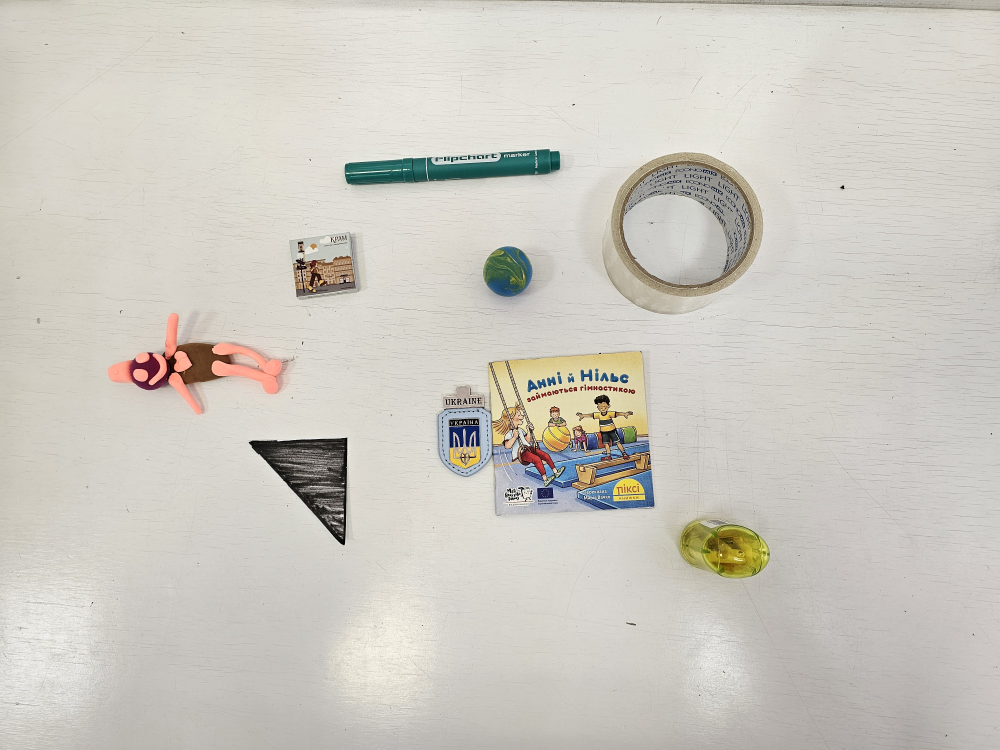
#> input picture data/task03_objects.jpg, 4000 x 3000 px (shown at 1/4 size)
$ jupyter execute Lab_1_Task03.ipynb
#> lines starting #> are read from the running program, lines starting #| are printed output that depends on the picture; after the words box and inside, x2 and y2 are one past the last pixel; in counts of white or black regions, pixels touching at a corner belong together
# Task 3

Importing the file

[cell 1]
# Cell 1 — imports and settings
from pathlib import Path
import time
import csv
import cv2
import numpy as np
import matplotlib.pyplot as plt

IMAGE_PATH = Path("data") / "task03_objects.jpg"
RESULTS_DIR = Path("results")
RESULTS_DIR.mkdir(exist_ok=True)
TARGET_WIDTH = 800
GROUND_TRUTH = 9          # counted by hand: clay figure, triangle, box, marker, ball,
                          # tape roll, badge, booklet, sharpener (badge touches booklet)
MIN_AREA = 300            # px; regions smaller than this are treated as noise (justified below)
print("OpenCV version:", cv2.__version__)
# the following cells shows there are
# Largest 12 region areas, px: [5893, 5238, 3671, 3168, 2282, 1803, 1404, 1330, 633, 314, 278, 159]
# As the object number is 9 considering first 9 largest areas the
# rest is noise.

Cell 2 — load, resize, grayscale, binarize (objects = white)

[cell 2]
image = cv2.imread(str(IMAGE_PATH), cv2.IMREAD_COLOR)
#> image is the input picture: shape (3000, 4000, 3); mean B, G, R 193.4, 201.5, 204.9
if image is None:
    raise FileNotFoundError(f"Could not read the image: {IMAGE_PATH}")
# From previous steps Resize the image to a fixed width while maintaining the aspect ratio,
#  convert it to grayscale, and apply Gaussian blur to reduce noise
h, w = image.shape[:2]
resized = cv2.resize(image, (TARGET_WIDTH, round(h * TARGET_WIDTH / w)), interpolation=cv2.INTER_AREA)
gray = cv2.cvtColor(resized, cv2.COLOR_BGR2GRAY)
gray_blur = cv2.GaussianBlur(gray, (5, 5), 0)

# applying Otsu's thresholding to convert the image to binary and saved the image as binary input

t_otsu, binary = cv2.threshold(gray_blur, 0, 255, cv2.THRESH_BINARY_INV + cv2.THRESH_OTSU)
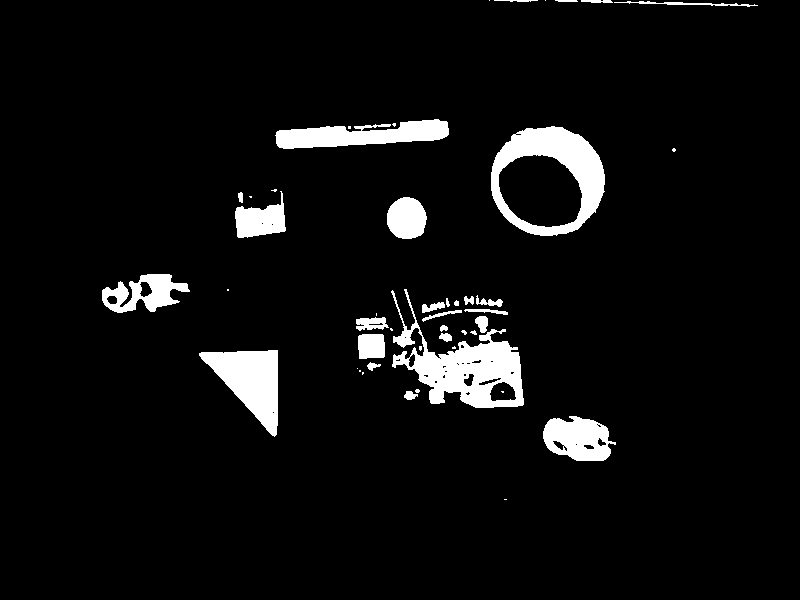
#> binary: shape (600, 800); 5.7% white; 47 white regions (19 under 20 px), largest, box (x1, y1, x2, y2) and area: (391, 289, 524, 408) 5893, (491, 126, 605, 236) 5238, (199, 350, 278, 437) 3671
#> t_otsu = 159
_ = cv2.imwrite(str(RESULTS_DIR / "task03_binary_input.png"), binary)

# Print some statistics about the image and the binary mask
print(f"Original {w} x {h} -> resized {resized.shape[1]} x {resized.shape[0]}")
#| Original 4000 x 3000 -> resized 800 x 600
print(f"Gray: mean {gray.mean():.1f}, std {gray.std():.1f} | Otsu T = {t_otsu:.0f}")
#| Gray: mean 201.5, std 28.3 | Otsu T = 159
print(f"White (object) pixels: {100 * cv2.countNonZero(binary) / binary.size:.1f}%")
#| White (object) pixels: 5.7%

Cell 3 — count regions before morphology + area distribution

[cell 3]
# defining function to count the number of connected components in the binary mask
# using binary image and minimum area threshold to filter out small regions
# As otsu turned the image in black and white,
#  we can use connected components to count the number of objects in the image
def count_objects(mask, min_area=MIN_AREA):
    """Number of white connected regions with area >= min_area, and total number of regions."""
    n, labels, stats, centroids = cv2.connectedComponentsWithStats(mask, connectivity=8)
    areas = stats[1:, cv2.CC_STAT_AREA]                 # skip label 0 = background
    return int((areas >= min_area).sum()), len(areas)
# cv2.connectedComponentsWithStats return
# labels, stats, centroids, and the number of connected components (n)
# Labels are number of seperated white objects,
#
n_obj, n_all = count_objects(binary)
#> in count_objects, `n, labels, stats, centroids = cv2.connectedComponentsWithStats(mask, c..`:
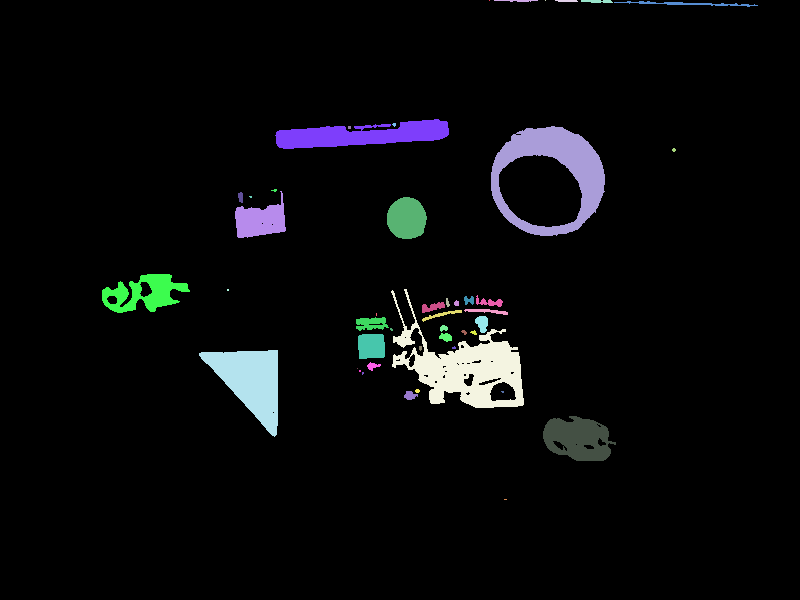
#> labels: shape (600, 800) int32; 48 distinct labels, from 0 to 47; one colour per label, 0 black
#> in count_objects, `n, labels, stats, centroids = cv2.connectedComponentsWithStats(mask, c..`: n = 48; stats = 48 rows, first 6: [0, 0, 800, 600, 452518], [489, 0, 1, 1, 1], [494, 0, 44, 2, 60], [545, 0, 1, 1, 1], [555, 0, 23, 2, 42], [581, 0, 32, 3, 79]; centroids = 48 pairs, first value 144.2 to 687.2, second value 0 to 499
#> in count_objects, `areas = stats[1:, cv2.CC_STAT_AREA]`: areas = 47 values, max 5893 at index 18, min 1 at index 0, mean 584.7
#> n_obj = 10; n_all = 47
areas = np.sort(cv2.connectedComponentsWithStats(binary, connectivity=8)[2][1:, cv2.CC_STAT_AREA])[::-1]
#> areas = 47 values, max 5893 at index 0, min 1 at index 44, mean 584.7
print(f"Before morphology: {n_all} regions in total, {n_obj} with area >= {MIN_AREA} px "
      f"(ground truth: {GROUND_TRUTH})")
#| Before morphology: 47 regions in total, 10 with area >= 300 px (ground truth: 9)
print("Largest 12 region areas, px:", areas[:12].tolist())
#| Largest 12 region areas, px: [5893, 5238, 3671, 3168, 2282, 1803, 1404, 1330, 633, 314, 278, 159]

# displaying the input image, binary mask, and a bar chart of region areas
fig, axes = plt.subplots(1, 3, figsize=(18, 5))
axes[0].imshow(cv2.cvtColor(resized, cv2.COLOR_BGR2RGB))
axes[0].set_title("Input (resized)")
axes[1].imshow(binary, cmap="gray", vmin=0, vmax=255)
axes[1].set_title(f"Blur 5x5 + Otsu (T = {t_otsu:.0f}), inverted")
axes[2].bar(range(len(areas)), areas, color="gray")
axes[2].axhline(MIN_AREA, color="tab:red", linestyle="--", label=f"MIN_AREA = {MIN_AREA} px")
axes[2].set_yscale("log")
axes[2].set_xlabel("region (sorted by area)")
axes[2].set_ylabel("area, px (log scale)")
axes[2].set_title("Region areas: objects vs noise")
axes[2].legend()
for ax in axes[:2]:
    ax.axis("off")
plt.tight_layout()
plt.savefig(RESULTS_DIR / "task03_step1_binary.png", dpi=150, bbox_inches="tight")
plt.show()

The 15 morphology results - 5 operations x 3 kernel sizes = 15 results

[cell 4]
# Cell 4 — 5 operations x 3 kernel sizes = 15 results
KSIZES = [3, 5, 9]
OPERATIONS = {
    "Erosion":  lambda m, k: cv2.erode(m, k, iterations=1),
    "Dilation": lambda m, k: cv2.dilate(m, k, iterations=1),
    "Opening":  lambda m, k: cv2.morphologyEx(m, cv2.MORPH_OPEN, k),
    "Closing":  lambda m, k: cv2.morphologyEx(m, cv2.MORPH_CLOSE, k),
    "Gradient": lambda m, k: cv2.morphologyEx(m, cv2.MORPH_GRADIENT, k),
}

morph = {}            # (operation, k) -> result image
morph_rows = []       # rows for the CSV table
fig, axes = plt.subplots(len(OPERATIONS), len(KSIZES), figsize=(15, 20))
print(f"{'Operation':<10}{'kernel':>8}{'objects':>9}{'regions':>9}{'white %':>9}  (ground truth {GROUND_TRUTH})")
for i, (name, fn) in enumerate(OPERATIONS.items()):
    for j, k in enumerate(KSIZES):
        kernel = cv2.getStructuringElement(cv2.MORPH_RECT, (k, k))
        result = fn(binary, kernel)
        morph[(name, k)] = result
        n_obj, n_all = count_objects(result)
        wp = 100 * cv2.countNonZero(result) / result.size
        morph_rows.append([name, f"{k}x{k}", n_obj, n_all, round(wp, 1)])
        print(f"{name:<10}{f'{k}x{k}':>8}{n_obj:>9}{n_all:>9}{wp:>9.1f}")
        _ = cv2.imwrite(str(RESULTS_DIR / f"task03_{name.lower()}_{k}x{k}.png"), result)

        ax = axes[i, j]
        ax.imshow(result, cmap="gray", vmin=0, vmax=255)
        ax.set_title(f"{name} {k}x{k}: {n_obj} objects ({n_all} regions)",
                     color="tab:green" if n_obj == GROUND_TRUTH else "black")
        ax.axis("off")
#> this loop made 5 passes
#> (printed output is left out)
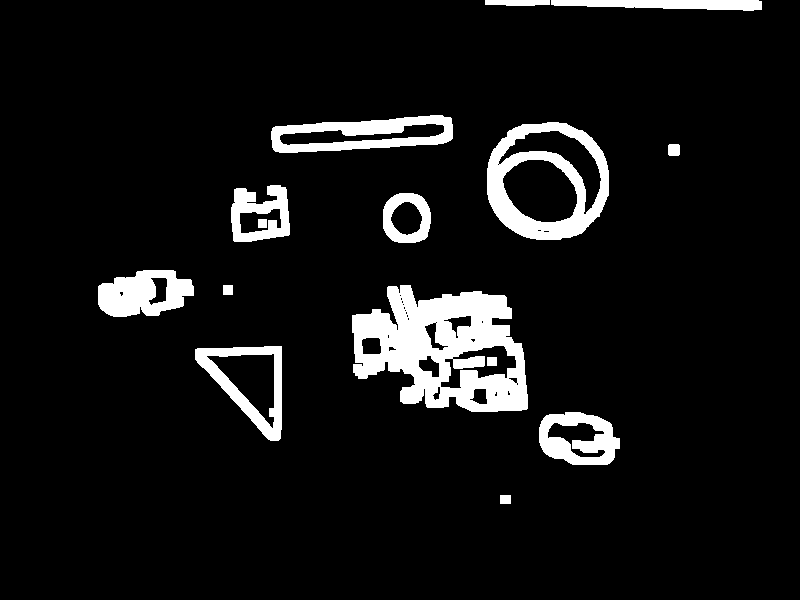
#> result: shape (600, 800); 7.8% white; 15 white regions, largest, box (x1, y1, x2, y2) and area: (352, 285, 528, 412) 13666, (487, 122, 609, 240) 5953, (271, 115, 453, 153) 3603
#> after the loop, morph = 15 items; morph_rows = 15 items, first 6: ['Erosion', '3x3', 10, 63, 4.5], ['Erosion', '5x5', 9, 30, 3.6], ['Erosion', '9x9', 8, 17, 2.2], ['Dilation', '3x3', 13, 31, 7], ['Dilation', '5x5', 10, 19, 8.1], ['Dilation', '9x9', 10, 13, 10]
plt.tight_layout()
plt.savefig(RESULTS_DIR / "task03_step2_morphology_grid.png", dpi=110, bbox_inches="tight")
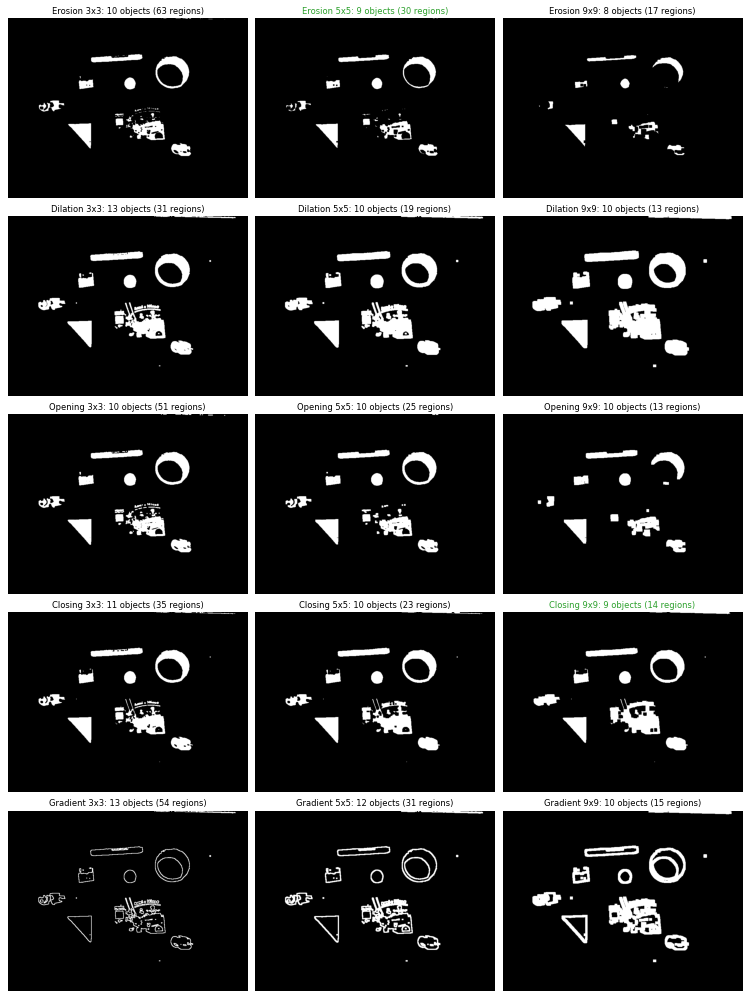
#> figure drawn by matplotlib, 15 panels
plt.show()

with open(RESULTS_DIR / "task03_morphology_counts.csv", "w", newline="", encoding="utf-8") as f:
    w = csv.writer(f)
    w.writerow(["operation", "kernel", "objects_ge_min_area", "all_regions", "white_pct"])
    w.writerows(morph_rows)

Automatic object counter with labelled boxes

[cell 5]
# Cell 5
OPEN_K, CLOSE_K = 5, 9            # chosen pipeline: opening 5x5, then closing 9x9
EXCLUDE_BORDER = True             # ignore regions touching the image border (edge artefacts)

def find_objects(mask, min_area=MIN_AREA, exclude_border=EXCLUDE_BORDER):
    """Return list of (x, y, w, h, area) for valid objects."""
    H, W = mask.shape
    n, labels, stats, _ = cv2.connectedComponentsWithStats(mask, connectivity=8)
    objects = []
    for x, y, w, h, area in stats[1:]:
        if area < min_area:
            continue
        if exclude_border and (x == 0 or y == 0 or x + w >= W or y + h >= H):
            continue
        objects.append((int(x), int(y), int(w), int(h), int(area)))
    return sorted(objects, key=lambda o: (o[1] // 100, o[0]))     # rough top-to-bottom, left-to-right

def count_after_morphology(binary_img, open_k=OPEN_K, close_k=CLOSE_K):
    """The automatic counter required by the lab: opening -> closing -> labelled objects."""
    k_open = cv2.getStructuringElement(cv2.MORPH_RECT, (open_k, open_k))
    k_close = cv2.getStructuringElement(cv2.MORPH_RECT, (close_k, close_k))
    cleaned = cv2.morphologyEx(binary_img, cv2.MORPH_OPEN, k_open)
    cleaned = cv2.morphologyEx(cleaned, cv2.MORPH_CLOSE, k_close)
    return cleaned, find_objects(cleaned)

def draw_objects(bgr, objects, color=(0, 200, 0)):
    out = bgr.copy()
    for i, (x, y, w, h, area) in enumerate(objects, start=1):
        cv2.rectangle(out, (x, y), (x + w, y + h), color, 2)
        cv2.putText(out, str(i), (x, max(y - 4, 12)), cv2.FONT_HERSHEY_SIMPLEX, 0.6, color, 2)
    return out

final_mask, final_objects = count_after_morphology(binary)
#> in count_after_morphology, `k_open = cv2.getStructuringElement(cv2.MORPH_RECT, (open_k, open_k))`: k_open = [[1, 1, 1, 1, 1], [1, 1, 1, 1, 1], [1, 1, 1, 1, 1], [1, 1, 1, 1, 1], [1, 1, 1, 1, 1]]
#> in find_objects, `n, labels, stats, _ = cv2.connectedComponentsWithStats(mask, connectiv..`:
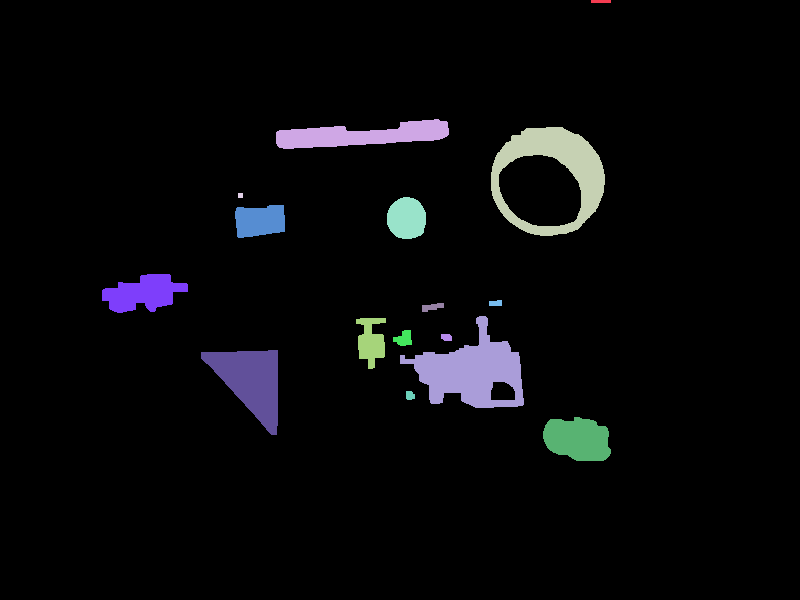
#> labels: shape (600, 800) int32; 17 distinct labels, from 0 to 16; one colour per label, 0 black
#> in find_objects, `n, labels, stats, _ = cv2.connectedComponentsWithStats(mask, connectiv..`: n = 17; stats = 17 rows, first 6: [0, 0, 800, 600, 453760], [591, 0, 20, 3, 60], [276, 119, 173, 30, 3064], [491, 127, 114, 109, 5228], [238, 193, 5, 5, 25], [387, 197, 39, 42, 1326]
#> the loop in find_objects, `for x, y, w, h, area in stats[1:]:` made 16 passes
#> (x, y, w, h, area) on passes 1 to 8: (591, 0, 20, 3, 60), (276, 119, 173, 30, 3064), (491, 127, 114, 109, 5228), (238, 193, 5, 5, 25), (387, 197, 39, 42, 1326), (235, 205, 50, 33, 1380), (102, 274, 86, 39, 2094), (489, 300, 13, 6, 70)
#> after the loop in find_objects, `for x, y, w, h, area in stats[1:]:`: objects = [(276, 119, 173, 30, 3064), (491, 127, 114, 109, 5228), (387, 197, 39, 42, 1326), (235, 205, 50, 33, 1380), (102, 274, 86, 39, 2094), (400, 316, 124, 92, 5538), (356, 318, 30, 51, 962), (201, 350, 77, 85, 3661), (543, 417, 68, 44, 2358)]
#> final_objects = [(276, 119, 173, 30, 3064), (387, 197, 39, 42, 1326), (491, 127, 114, 109, 5228), (102, 274, 86, 39, 2094), (235, 205, 50, 33, 1380), (201, 350, 77, 85, 3661), (356, 318, 30, 51, 962), (400, 316, 124, 92, 5538), (543, 417, 68, 44, 2358)]
_ = cv2.imwrite(str(RESULTS_DIR / "task03_final_mask.png"), final_mask)

print(f"=== Automatic count: opening {OPEN_K}x{OPEN_K} -> closing {CLOSE_K}x{CLOSE_K} ===")
print(f"Detected objects: {len(final_objects)}   (ground truth: {GROUND_TRUTH})")
#| Detected objects: 9   (ground truth: 9)
for i, (x, y, w, h, a) in enumerate(final_objects, start=1):
    print(f"  #{i}: x={x:3d} y={y:3d} w={w:3d} h={h:3d} area={a:5d} px")
#> this loop made 9 passes
#> (printed output is left out)

# --- compare with single operations that also give "9" or close to it ---
cases = [
    ("Input (no morphology)", binary),
    ("Erosion 5x5",  morph[("Erosion", 5)]),
    ("Closing 9x9",  morph[("Closing", 9)]),
    (f"Opening {OPEN_K} -> Closing {CLOSE_K}", final_mask),
]
fig, axes = plt.subplots(2, 2, figsize=(16, 12))
for ax, (title, m) in zip(axes.ravel(), cases):
    objs_all = find_objects(m, exclude_border=False)
    objs = find_objects(m)
    vis = draw_objects(resized, objs_all, color=(0, 0, 255))      # all regions >= MIN_AREA: red
    vis = draw_objects(vis, objs, color=(0, 200, 0))               # valid objects: green (on top)
    ax.imshow(cv2.cvtColor(vis, cv2.COLOR_BGR2RGB))
    ax.set_title(f"{title}: {len(objs)} objects "
                 f"({len(objs_all)} incl. border regions), ground truth {GROUND_TRUTH}",
                 color="tab:green" if len(objs) == GROUND_TRUTH else "black")
    ax.axis("off")
#> this loop made 4 passes
#> title on passes 1 to 4: 'Input (no morphology)', 'Erosion 5x5', 'Closing 9x9', 'Opening 5 -> Closing 9'
plt.tight_layout()
plt.savefig(RESULTS_DIR / "task03_step3_object_counter.png", dpi=130, bbox_inches="tight")
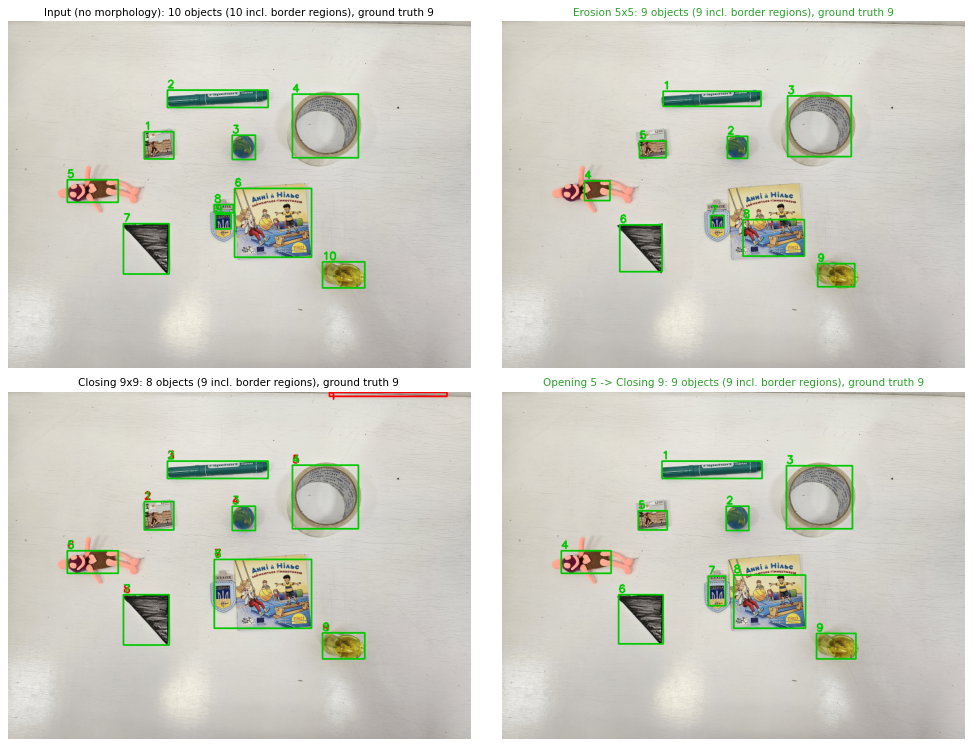
#> figure drawn by matplotlib, 4 panels
plt.show()

sensitivity of the count to the pipeline kernel sizes

[cell 6]
# Cell 6 — Step 4: sensitivity of the count to the pipeline kernel sizes
OPEN_SIZES = [3, 5, 7]
CLOSE_SIZES = [5, 9, 15]

grid_counts = np.zeros((len(OPEN_SIZES), len(CLOSE_SIZES)), dtype=int)
pipeline_rows = []
print(f"{'open':>6}{'close':>7}{'objects':>9}{'correct':>9}")
for i, ko in enumerate(OPEN_SIZES):
    for j, kc in enumerate(CLOSE_SIZES):
        _, objs = count_after_morphology(binary, open_k=ko, close_k=kc)
        grid_counts[i, j] = len(objs)
        ok = len(objs) == GROUND_TRUTH
        pipeline_rows.append([f"{ko}x{ko}", f"{kc}x{kc}", len(objs), ok])
        print(f"{ko:>4}x{ko}{kc:>5}x{kc}{len(objs):>9}{'yes' if ok else 'no':>9}")
#> this loop made 3 passes
#> (printed output is left out)
#> pass 1, in find_objects (call 10), `n, labels, stats, _ = cv2.connectedComponentsWithStats(mask, connectiv..`:
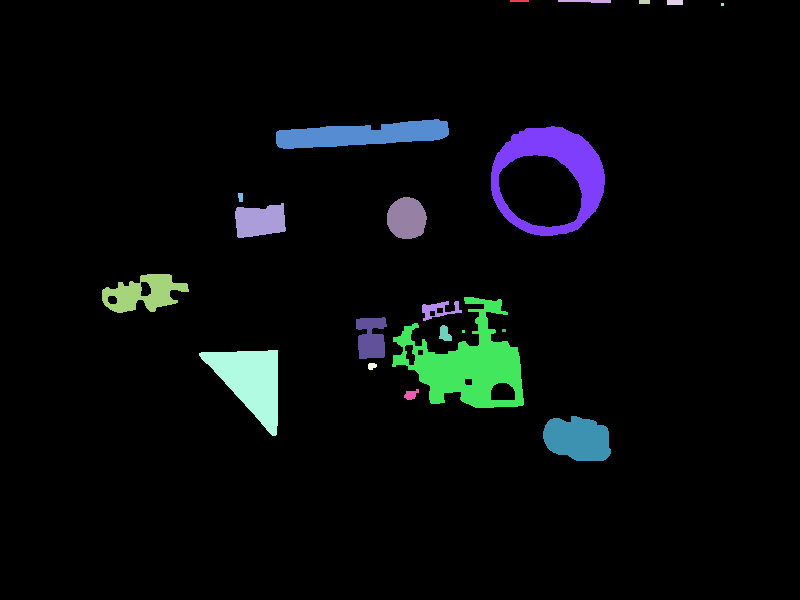
#> labels: shape (600, 800) int32; 22 distinct labels, from 0 to 21; one colour per label, 0 black
#> after the loop, grid_counts = [[10, 8, 8], [9, 9, 8], [10, 9, 9]]; pipeline_rows = [['3x3', '5x5', 10, False], ['3x3', '9x9', 8, False], ['3x3', '15x15', 8, False], ['5x5', '5x5', 9, True], ['5x5', '9x9', 9, True], ['5x5', '15x15', 8, False], ['7x7', '5x5', 10, False], ['7x7', '9x9', 9, True], ['7x7', '15x15', 9, True]]

with open(RESULTS_DIR / "task03_pipeline_sensitivity.csv", "w", newline="", encoding="utf-8") as f:
    w = csv.writer(f)
    w.writerow(["opening_kernel", "closing_kernel", "objects", "equals_ground_truth"])
    w.writerows(pipeline_rows)

fig, ax = plt.subplots(figsize=(6, 4.5))
im = ax.imshow(grid_counts - GROUND_TRUTH, cmap="RdBu_r", vmin=-3, vmax=3)
for i in range(len(OPEN_SIZES)):
    for j in range(len(CLOSE_SIZES)):
        ax.text(j, i, grid_counts[i, j], ha="center", va="center", fontsize=14,
                fontweight="bold" if grid_counts[i, j] == GROUND_TRUTH else "normal")
ax.set_xticks(range(len(CLOSE_SIZES)), [f"{k}x{k}" for k in CLOSE_SIZES])
ax.set_yticks(range(len(OPEN_SIZES)), [f"{k}x{k}" for k in OPEN_SIZES])
ax.set_xlabel("closing kernel")
ax.set_ylabel("opening kernel")
ax.set_title(f"Detected objects (ground truth {GROUND_TRUTH})\nblue = too few, red = too many")
fig.colorbar(im, ax=ax, label="detected − ground truth")
plt.tight_layout()
plt.savefig(RESULTS_DIR / "task03_step4_pipeline_sensitivity.png", dpi=150, bbox_inches="tight")
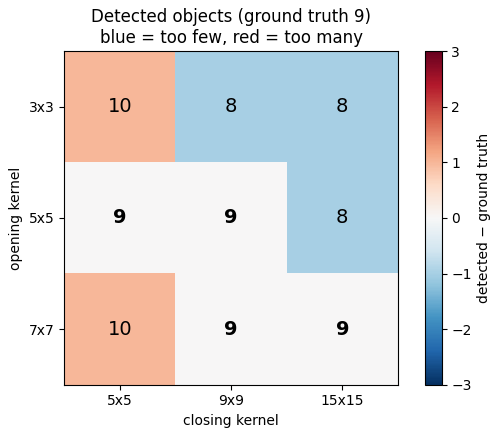
#> figure drawn by matplotlib, 2 panels
plt.show()
